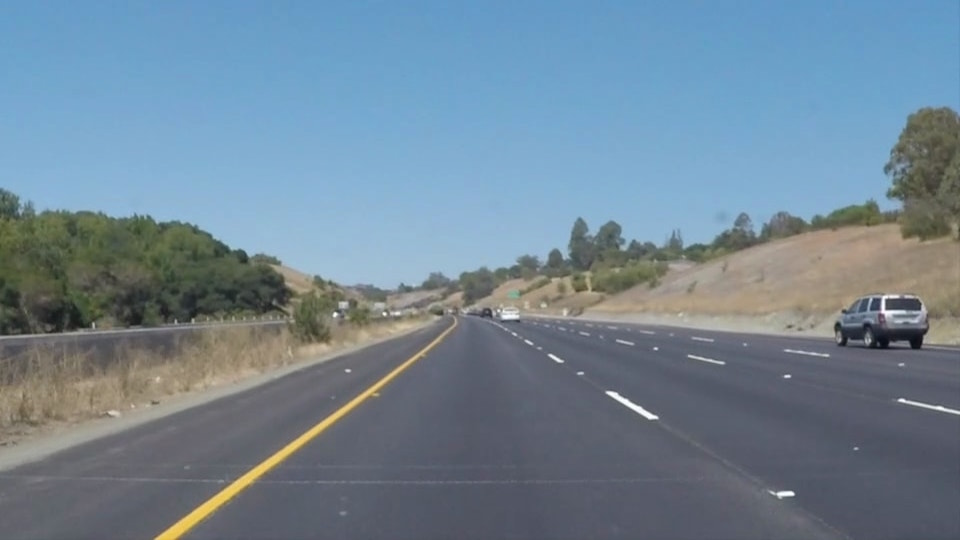
#> input picture 车道检测/代码/Lane-Detection-master/Lane-Detection-master/test2/solidYellowCurve.jpg, 960 x 540 px
$ jupyter execute lane_line_detection.ipynb
#> lines starting #> are read from the running program, lines starting #| are printed output that depends on the picture; after the words box and inside, x2 and y2 are one past the last pixel; in counts of white or black regions, pixels touching at a corner belong together
#> further down, img is the input picture: shape (540, 960, 3); mean B, G, R 149, 133.4, 113
[cell 1]
import cv2
import matplotlib.pyplot as plt
import numpy as np
import os

def img_view_write(img , write = 0 , filename="test.png"):
    cv2.imshow("test",img)
    cv2.waitKey(0)
    cv2.destroyAllWindows()
    if write == 1 :
        cv2.imwrite(filename,img)

def line_Extraction(img):
    gray_img = cv2.cvtColor(img , cv2.COLOR_RGB2GRAY) #for white only
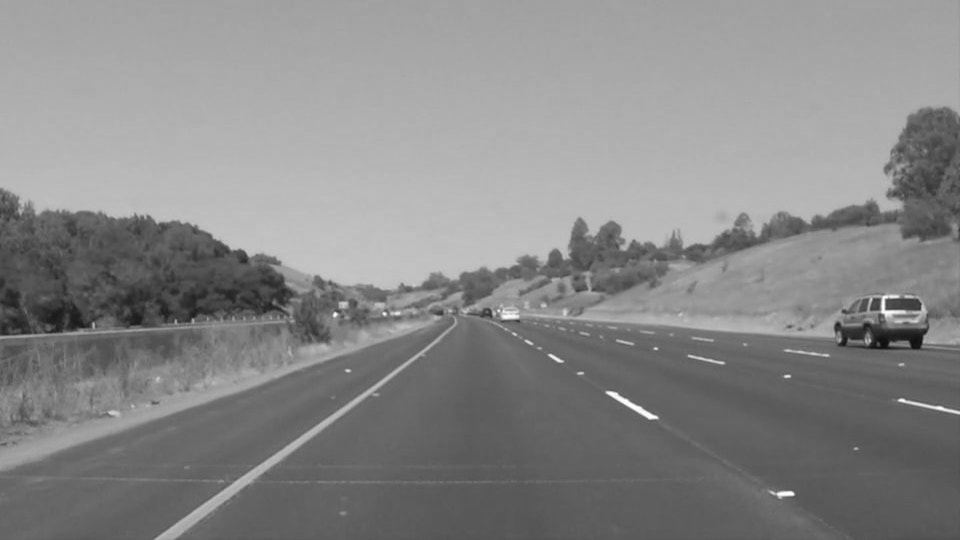
#> gray_img: shape (540, 960); min 13, max 255, mean 135.7
    img_view_write(gray_img)
    hsv_img  = cv2.cvtColor(img,cv2.COLOR_RGB2HSV) #for colors except white
#> hsv_img: shape (540, 960, 3); mean H, S, V 35.7, 67.7, 154.4
    img_view_write(hsv_img)

    low_thres_yellow = np.array([25 ,100 , 100] , dtype = 'uint8')
    up_thres_yellow  = np.array([100 ,255 , 255] , dtype = "uint8")
    imBin_yellow = cv2.inRange(hsv_img , low_thres_yellow , up_thres_yellow)
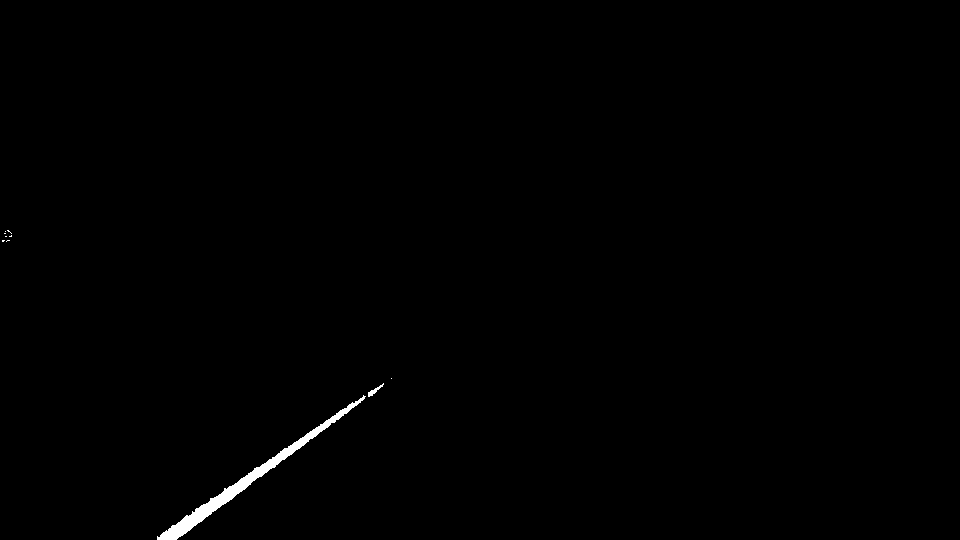
#> imBin_yellow: shape (540, 960); 0.45% white; 10 white regions (8 under 20 px), largest, box (x1, y1, x2, y2) and area: (157, 395, 366, 540) 2256, (368, 383, 384, 397) 64

    imBin_white = cv2.inRange(gray_img,220,255)
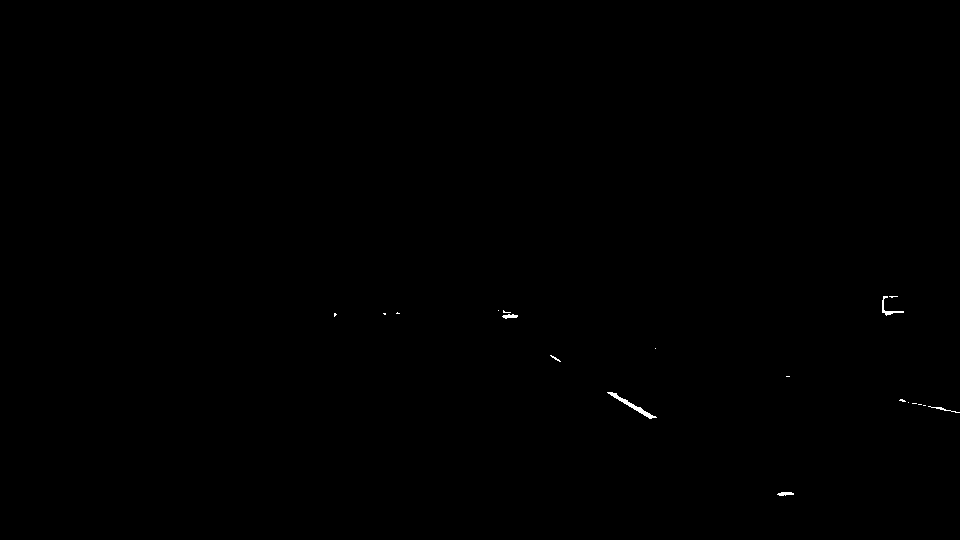
#> imBin_white: shape (540, 960); 0.11% white; 19 white regions (13 under 20 px), largest, box (x1, y1, x2, y2) and area: (607, 392, 657, 419) 212, (882, 296, 904, 316) 95, (502, 314, 518, 319) 51, (777, 492, 794, 496) 50, (928, 406, 960, 413) 45, (550, 355, 561, 362) 21
    ylw_wht_img = cv2.bitwise_or(imBin_white,imBin_yellow)
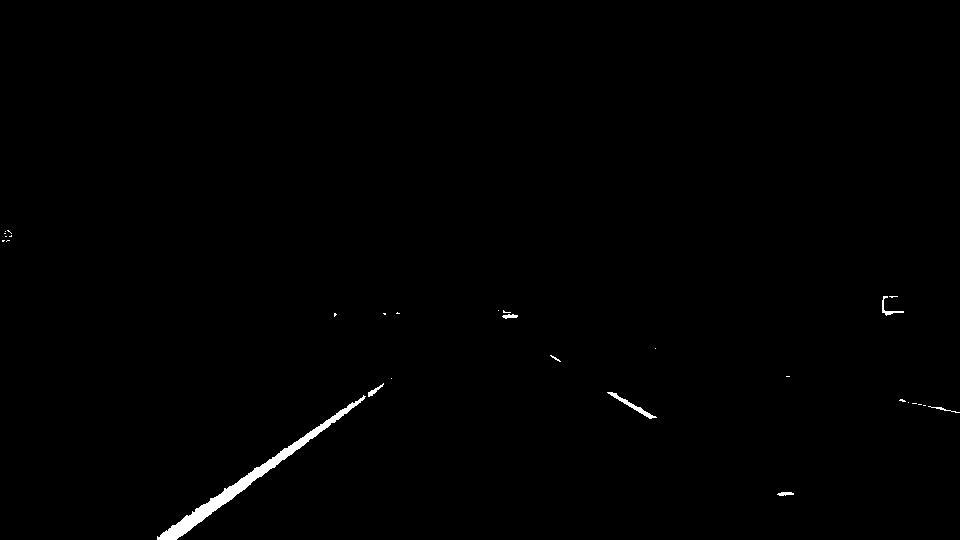
#> ylw_wht_img: shape (540, 960); 0.56% white; 29 white regions (21 under 20 px), largest, box (x1, y1, x2, y2) and area: (157, 395, 366, 540) 2256, (607, 392, 657, 419) 212, (882, 296, 904, 316) 95
    gray_ylw_wht = cv2.bitwise_and(gray_img ,ylw_wht_img)
    img_view_write(imBin_white)

    img_g = cv2.GaussianBlur(gray_ylw_wht , (5,5),0)
    # [4 lines of commented-out code are left out]

    img_cannyEdge = cv2.Canny(img_g , 50 ,150)
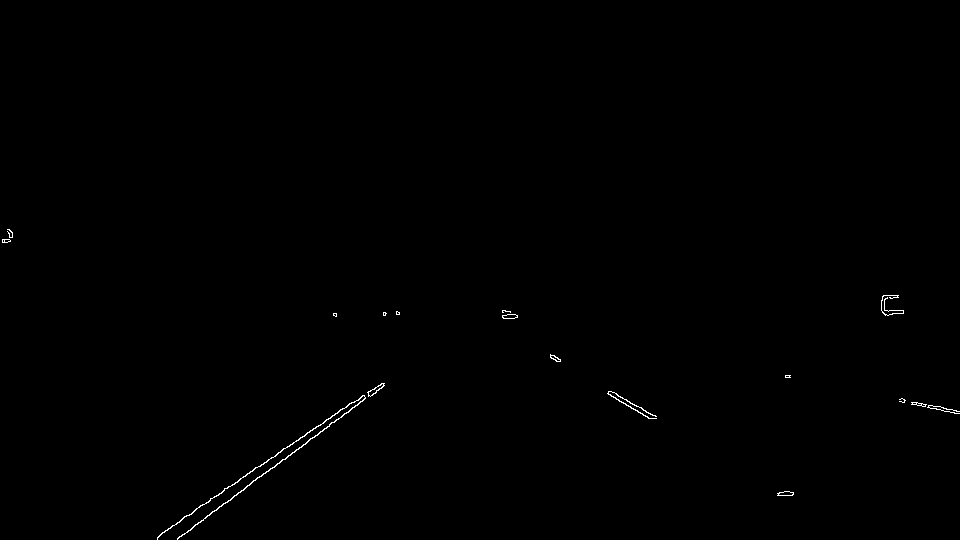
#> img_cannyEdge: shape (540, 960); 0.25% white in thin lines or dots, all inside (x1, y1, x2, y2) = (2, 229, 960, 540)
    img_view_write(img_cannyEdge)

    h , w = img.shape[:2]
#> h = 540; w = 960
    img_roi = np.copy(img_cannyEdge)
    upper_bound = int(1*h/4)
#> upper_bound = 135
    lower_bound = int(7*h/8)
#> lower_bound = 472
    img_roi[0:upper_bound,:] = 0
    img_roi[lower_bound:h,:] = 0
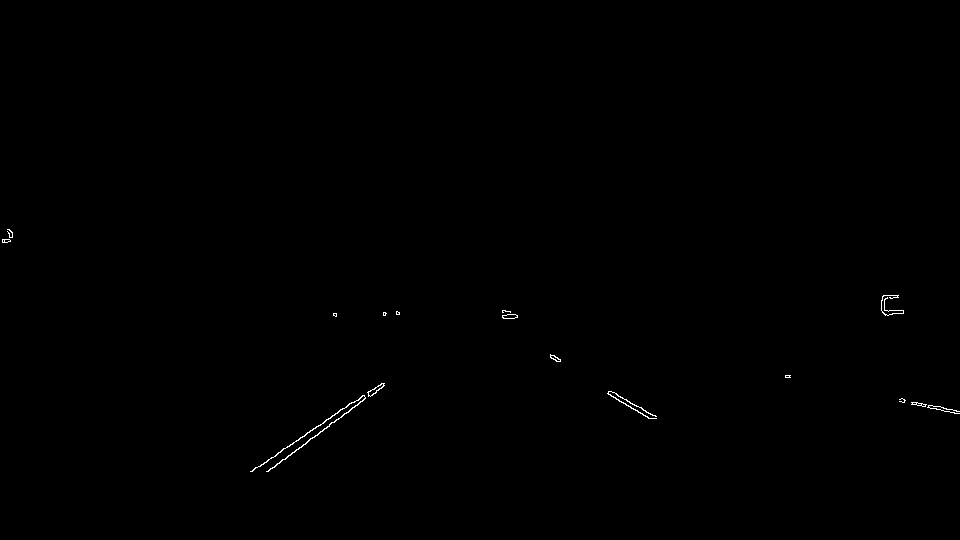
#> img_roi: shape (540, 960); 0.19% white in thin lines or dots, all inside (x1, y1, x2, y2) = (2, 229, 960, 472)
    img_view_write(img_roi)

    rho = 2
    theta = np.pi/180
    min_vote = 40 #20
    minLineLength = 100 #50
    maxLineGap = 5 #180
    lines = cv2.HoughLinesP(img_roi , rho , theta,min_vote,np.array([]),minLineLength,maxLineGap)
#> lines = [[268, 471, 369, 395], [251, 471, 382, 383]]
    for line in lines :
        for x1,y1,x2,y2 in line:
            img_final = cv2.line(img ,(x1,y1),(x2,y2) ,(255,0,0),2)
#> this loop made 2 passes

    img_view_write(img)

#img = cv2.imread('test/t0.jpg')
img = cv2.imread('test2/solidYellowCurve.jpg')
#img_view_write(img,1,"ok.jpg")
line_Extraction(img)

$ run again, with 车道检测/测试代码/3.jpg copied over 车道检测/代码/Lane-Detection-master/Lane-Detection-master/test2/solidYellowCurve.jpg
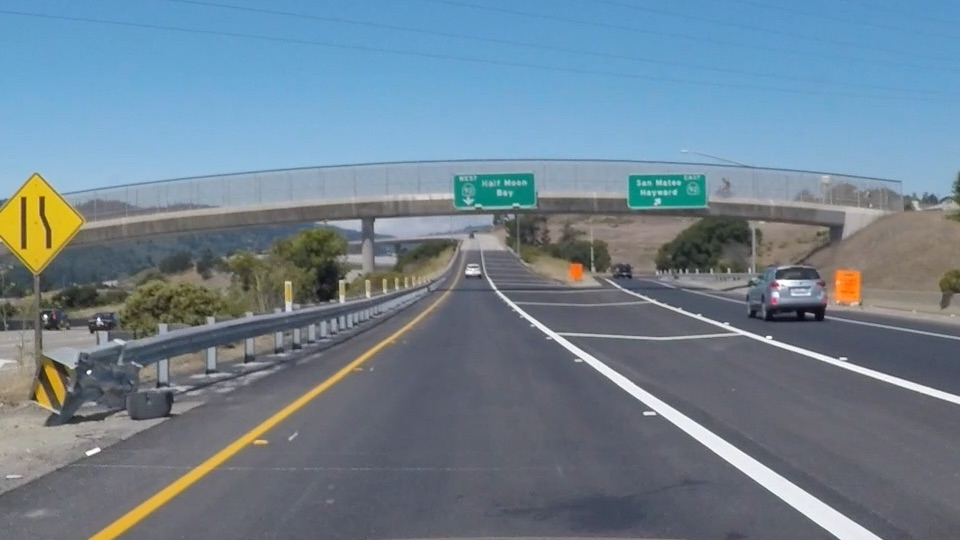
#> input picture 车道检测/测试代码/3.jpg, 960 x 540 px
#> img is the input picture: shape (540, 960, 3); mean B, G, R 144.4, 130.2, 111.3
#> hsv_img: shape (540, 960, 3); mean H, S, V 38.4, 64.8, 150.2
#> in line_Extraction, `imBin_yellow = cv2.inRange(hsv_img , low_thres_yellow , up_thres_yellow)`:
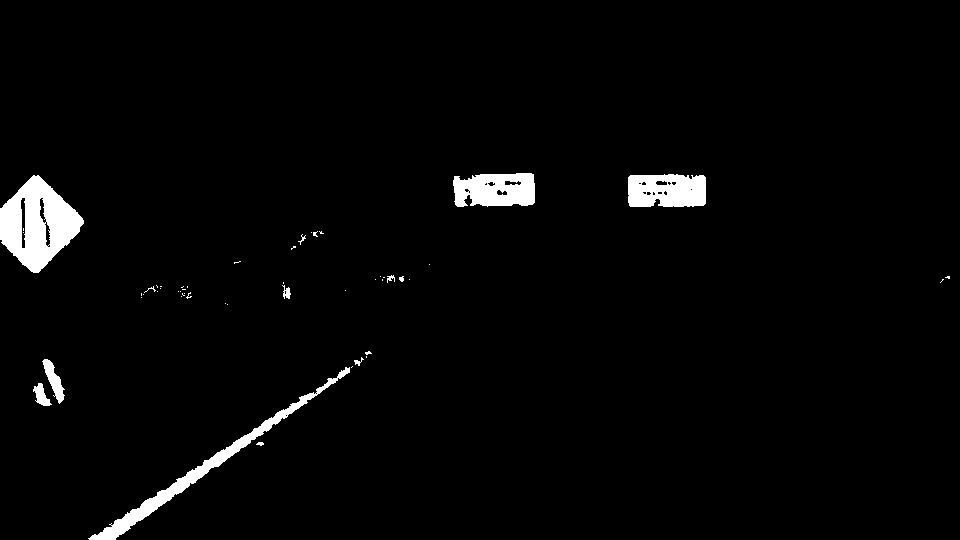
#> imBin_yellow: shape (540, 960); 2.6% white; 51 white regions (39 under 20 px), largest, box (x1, y1, x2, y2) and area: (0, 175, 84, 273) 4764, (88, 367, 350, 540) 2947, (453, 173, 535, 207) 2309
#> imBin_white: shape (540, 960); 1.3% white; 28 white regions (21 under 20 px), largest, box (x1, y1, x2, y2) and area: (497, 291, 881, 540) 5202, (673, 308, 960, 403) 1210, (777, 280, 796, 289) 99
#> ylw_wht_img: shape (540, 960); 3.9% white; 78 white regions (59 under 20 px), largest, box (x1, y1, x2, y2) and area: (497, 291, 881, 540) 5202, (0, 175, 84, 273) 4764, (88, 367, 350, 540) 2947
#> img_cannyEdge: shape (540, 960); 0.98% white in thin lines or dots, all inside (x1, y1, x2, y2) = (0, 172, 960, 540)
#> in line_Extraction, `img_roi[lower_bound:h,:] = 0`:
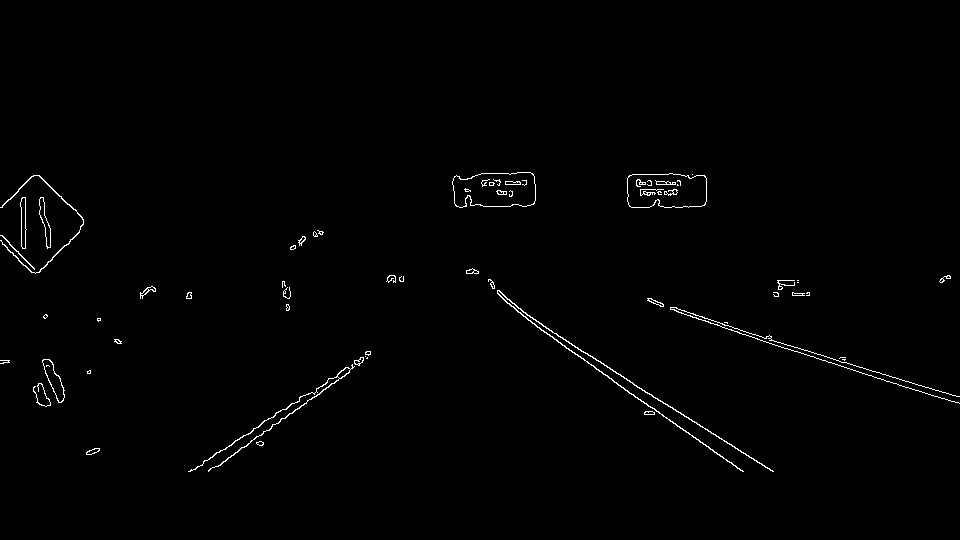
#> img_roi: shape (540, 960); 0.85% white in thin lines or dots, all inside (x1, y1, x2, y2) = (0, 172, 960, 472)
#> lines = [[734, 328, 956, 396], [536, 326, 743, 471], [585, 352, 692, 421], [692, 317, 951, 401]]
#> the loop in line_Extraction, `for line in lines :` made 4 passes
